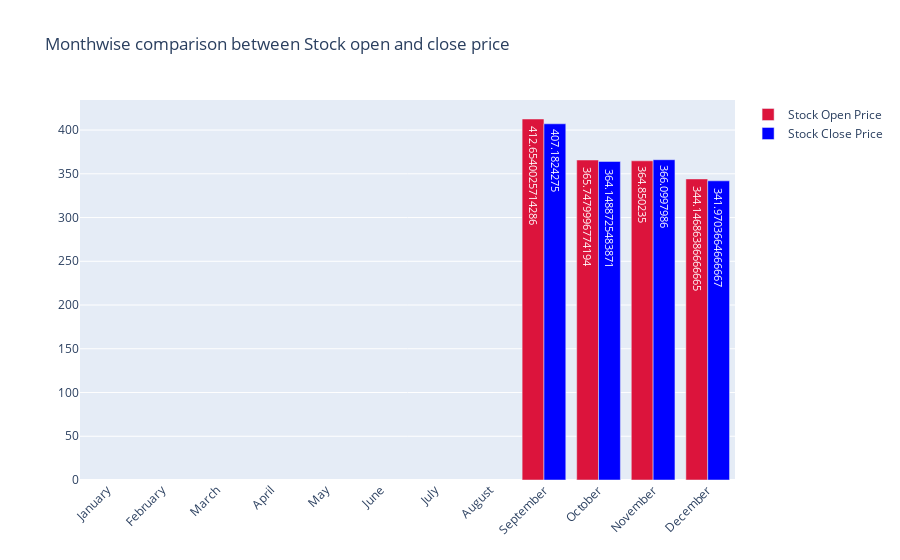

The code cell stored with this chart in its notebook:
### Code cell
fig = go.Figure()

fig.add_trace(go.Bar(
    x=monthvise.index,
    y=monthvise['Open'],
    name='Stock Open Price',
    marker_color='crimson',
    text=monthvise['Open'],  # Menambahkan nilai
    textposition='inside'   # Menampilkan nilai di luar batang
))
fig.add_trace(go.Bar(
    x=monthvise.index,
    y=monthvise['Close'],
    name='Stock Close Price',
    marker_color='blue',
    text=monthvise['Close'],  # Menambahkan nilai
    textposition='inside'    # Menampilkan nilai di luar batang
))

fig.update_layout(barmode='group', xaxis_tickangle=-45, 
                  title='Monthwise comparison between Stock open and close price')
fig.show()

### Figure 1 — Plotly figure (JSON) as saved in the notebook; plotly's stock layout.template omitted (floating-point values rounded to 4 significant figures)
{"data": [{"marker": {"color": "crimson"}, "name": "Stock Open Price", "text": [null, null, null, null, null, null, null, null, 412.7, 365.7, 364.9, 344.1], "textposition": "inside", "type": "bar", "x": ["January", "February", "March", "April", "May", "June", "July", "August", "September", "October", "November", "December"], "y": [null, null, null, null, null, null, null, null, 412.7, 365.7, 364.9, 344.1]}, {"marker": {"color": "blue"}, "name": "Stock Close Price", "text": [null, null, null, null, null, null, null, null, 407.2, 364.1, 366.1, 342.0], "textposition": "inside", "type": "bar", "x": ["January", "February", "March", "April", "May", "June", "July", "August", "September", "October", "November", "December"], "y": [null, null, null, null, null, null, null, null, 407.2, 364.1, 366.1, 342.0]}], "layout": {"barmode": "group", "title": {"text": "Monthwise comparison between Stock open and close price"}, "xaxis": {"tickangle": -45}}}
